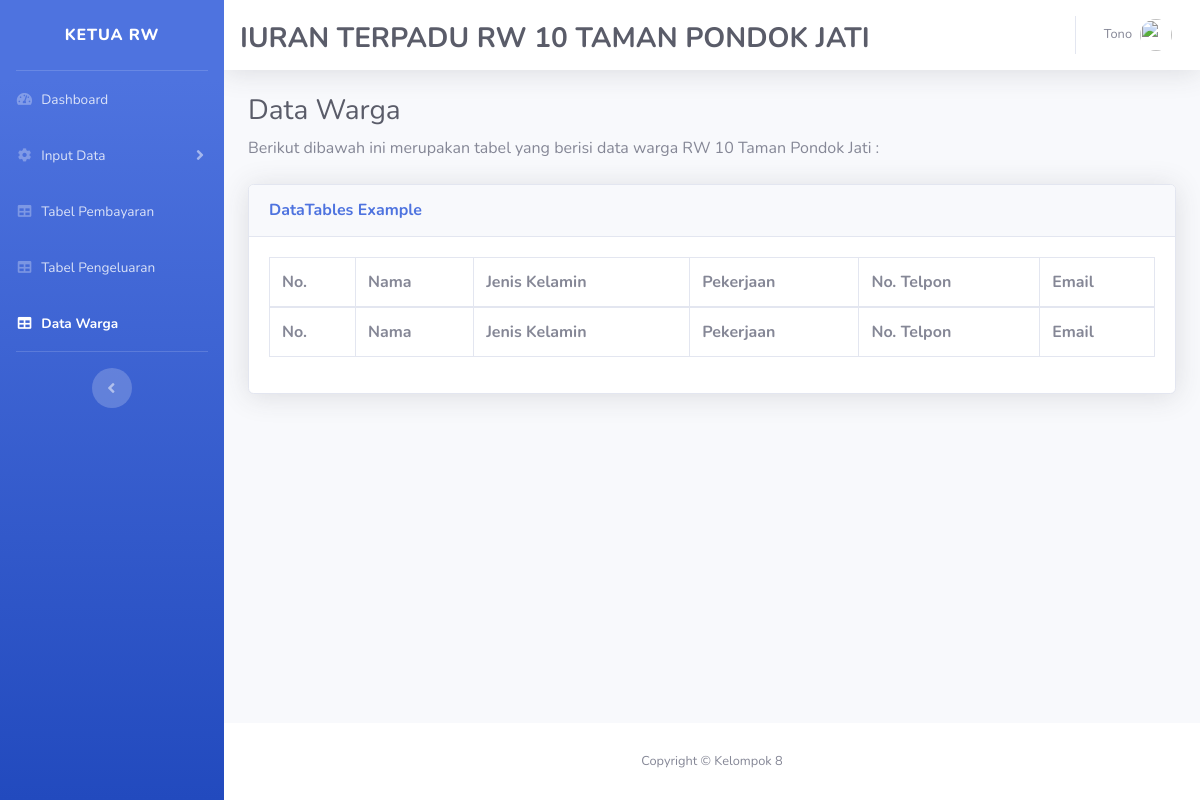
The page /datawargaadmin1.php on the database as committed earlier.
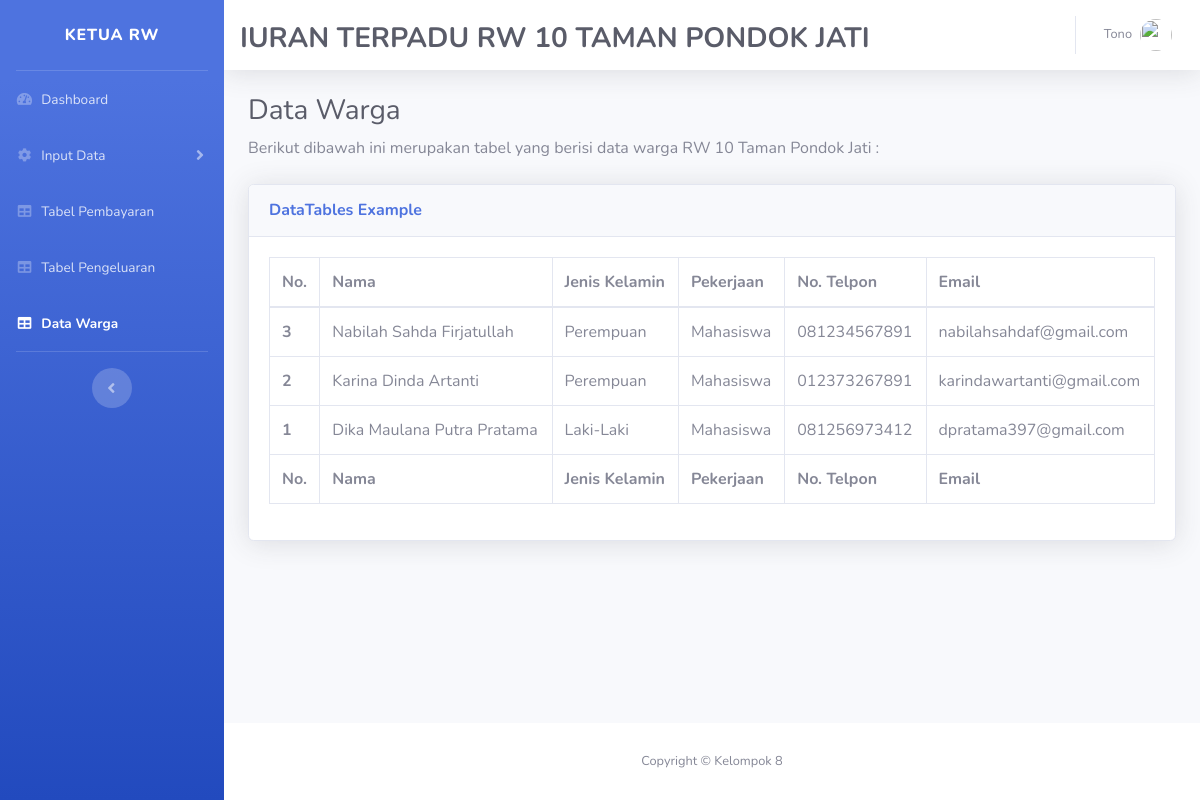
The same page on the database as committed later.
### tables this page shows
CREATE TABLE `tb_datawarga` (
  `id_warga` int(11) NOT NULL,
  `nama_warga` varchar(255) NOT NULL,
  `jenis_kelamin` varchar(15) NOT NULL,
  `pekerjaan` varchar(30) NOT NULL,
  `no_telpon` varchar(15) NOT NULL,
  `email` varchar(255) NOT NULL
);

### datawargaadmin1.php (the view, shortened to what the changed rows need)
<?php
     include_once ("database.php");
     $query= "SELECT * FROM tb_datawarga ORDER BY id_warga DESC";
     $hasil= mysqli_query ($db, $query);
?>
<!DOCTYPE html>
<html lang="en">
<head>
  <link href="vendor/fontawesome-free/css/all.min.css" rel="stylesheet" type="text/css">
  <link href="css/sb-admin-2.min.css" rel="stylesheet">
  <link href="vendor/datatables/dataTables.bootstrap4.min.css" rel="stylesheet">
</head>
<body id="page-top">
  <div id="wrapper">
    <div id="content-wrapper" class="d-flex flex-column">
      <div id="content">
        <div class="container-fluid">
          <h1 class="h3 mb-2 text-gray-800">Data Warga</h1>
          <div class="card shadow mb-4">
            <div class="card-body">
              <div class="table-responsive">
                <table class="table table-bordered" id="dataTable" width="100%" cellspacing="0">
                  <thead>
                    <tr>
                      <th>No.</th>
                      <th>Nama</th>
                      <th>Jenis Kelamin</th>
                      <th>Pekerjaan</th>
                      <th>No. Telpon</th>
                      <th>Email</th>
                    </tr>
                  </thead>
                  <tfoot>
                    <tr>
                      <th>No.</th>
                      <th>Nama</th>
                      <th>Jenis Kelamin</th>
                      <th>Pekerjaan</th>
                      <th>No. Telpon</th>
                      <th>Email</th>
                    </tr>
                  </tfoot>
                  <tbody>
                  <?php $nomor=1;
                  while ($data=mysqli_fetch_array ($hasil)){
                    ?>
                    <tr>
                    <th scope="row"> <?php echo $data['id_warga']; ?></th>
                    <td> <?php echo $data['nama_warga']; ?> </td>
                    <td> <?php echo $data['jenis_kelamin']; ?> </td>
                    <td> <?php echo $data['pekerjaan']; ?> </td>
                    <td> <?php echo $data['no_telpon']; ?> </td>
                    <td> <?php echo $data['email']; ?> </td>
                    </tr>
                    <?php $nomor++; } ?>
                  </tbody>
                </table>
              </div>
            </div>
          </div>
        </div>
      </div>
    </div>
  </div>
</body>
</html>

Rows that differ between the two databases and show on the page:
added tb_datawarga: id_warga "3", nama_warga "Nabilah Sahda Firjatullah", jenis_kelamin "Perempuan", pekerjaan "Mahasiswa", no_telpon "081234567891", email "nabilahsahdaf@gmail.com"
added tb_datawarga: id_warga "2", nama_warga "Karina Dinda Artanti", jenis_kelamin "Perempuan", pekerjaan "Mahasiswa", no_telpon "012373267891", email "karindawartanti@gmail.com"
added tb_datawarga: id_warga "1", nama_warga "Dika Maulana Putra Pratama", jenis_kelamin "Laki-Laki", pekerjaan "Mahasiswa", no_telpon "081256973412", email "dpratama397@gmail.com"
